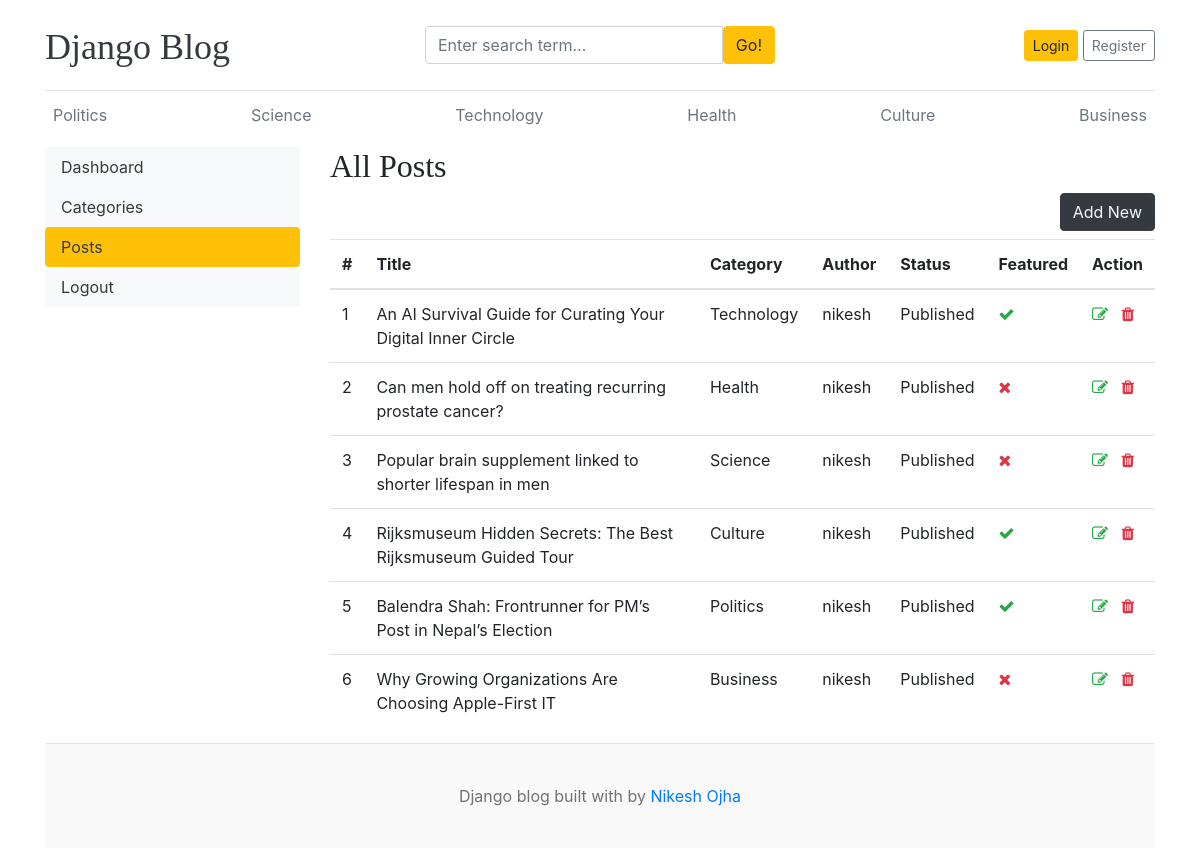
The app's page /dashboard/posts/ with its own data.
### blogsapp/models.py (models this page shows, shortened)
class Category(models.Model):
    category_name = models.CharField(max_length=100, unique=True)
    created_at = models.DateTimeField(auto_now_add=True)
    updated_at = models.DateTimeField(auto_now=True)
    class Meta:
        verbose_name_plural = "categories"
    def __str__(self):
     return self.category_name

class Blog(models.Model):
        title = models.CharField(max_length=200)
        slug = models.SlugField(max_length=200, unique=True)
        category = models.ForeignKey(Category, on_delete=models.CASCADE)
        author = models.ForeignKey(User, on_delete=models.CASCADE)
        featured_image = models.ImageField(upload_to='uploads%Y/%m/%d/')
        short_description = models.TextField(max_length=500)
        blog_body = models.TextField(max_length=5000)
        status = models.CharField(max_length=20, choices=STATUS_CHOICES, default="Draft")
        is_featured = models.BooleanField(default=False)
        created_at = models.DateTimeField(auto_now_add=True)
        updated_at = models.DateTimeField(auto_now=True)

### dashboards/views.py (the view)
# urls.py: path('posts/', views.posts, name='posts'),
def posts(request):
    posts = Blog.objects.all()
    context = {
        'posts': posts,
    }
    return render(request, 'dashboard/posts.html', context)

### blogsapp/context_processor.py (called while the page is built)
def get_categories(request):
    categories = Category.objects.all()
    return dict(categories=categories)

def get_social_links(request):
    social_links = SocialLink.objects.all()
    return dict(social_links=social_links)

### templates/dashboard/posts.html (shortened to what this page needs)
{% extends 'base.html' %}
{% block content %}
<div class="row">
    {% include 'dashboard/sidebar.html' %}
    <div class="col-md-9">
        <h2>All Posts</h2>
        <a href="{% url 'add_post' %}" class="btn btn-dark text-light float-right mb-2">Add New</a>
        <table class="table table-hover">
            <thead>
              <tr>
                <th>#</th>
                <th>Title</th>
                <th>Category</th>
                <th>Author</th>
                <th>Status</th>
                <th>Featured</th>
                <th>Action</th>
              </tr>
            </thead>
            <tbody>
            {% for post in posts %}
              <tr>
                <td>{{ forloop.counter }}</td>
                <td>{{ post.title }}</td>
                <td>{{ post.category }}</td>
                <td>{{ post.author }}</td>
                <td>{{ post.status }}</td>
                <td>{% if post.is_featured %}<i class="fa fa-check text-success"></i>{% else %}<i class="fa fa-times text-danger"></i>{% endif %}</td>
                <td>
                    <a href="{% url 'edit_post' post.id %}"><i class="fa fa-edit text-success"></i></a>
                    <a href="{% url 'delete_post' post.id %}"><i class="fa fa-trash text-danger"></i></a>
                </td>
              </tr>
            {% endfor %}
            </tbody>
          </table>
    </div>
</div>
{% endblock %}

### templates/base.html (shortened to what this page needs)
{% load static %}
<!DOCTYPE html>
<html lang="en">
<head>
    <link href="https://getbootstrap.com/docs/4.0/dist/css/bootstrap.min.css" rel="stylesheet">
    <link href="{% static 'css/blog.css' %}" rel="stylesheet">
    <link rel="stylesheet" href="https://cdnjs.cloudflare.com/ajax/libs/font-awesome/4.7.0/css/font-awesome.min.css">
  </head>
<body>
    <div class="container">
      <header class="blog-header py-3">
        <div class="row flex-nowrap justify-content-between align-items-center">
          <div class="col-4 pt-1">
            <a class="blog-header-logo text-dark" href="/">Django Blog</a>
          </div>
          <div class="col-4">
            <form action="{% url 'search' %}" method="GET">
                 <div class="input-group">
                        <input class="form-control" type="text" name="keyword" value="{{ keyword }}" placeholder="Enter search term..." aria-label="Enter search term..." aria-describedby="button-search" />
                        <button type="submit" class="btn btn-warning" id="button-search" type="button">Go!</button>
                    </div>
              </form>
            </div>
          <div class="col-4 d-flex justify-content-end align-items-center">
            {% if not user.is_authenticated  %}
            <a class="btn btn-sm btn-warning" href= {% url "login" %}>Login</a> &nbsp;
            <a class="btn btn-sm btn-outline-secondary" href="{% url 'register' %}">Register</a>
            {% else %}
          <span><a href="{% url 'dashboard' %}">Dashboard</a></span>
            &emsp;
          <span><a href="{% url 'logout'%}">Logout</a></span>
             {% endif %}
          </div>
        </div>
      </header>
      <div class="nav-scroller py-1 mb-2">
        <nav class="nav d-flex justify-content-between">
          {% for cat in categories %}
          <a class="p-2 text-muted" href="{% url 'posts_by_category' cat.id %}">{{ cat.category_name }}</a>
          {% endfor %}
        </nav>
      </div>
{% block content %}
{% endblock %}
<footer class="blog-footer">
  <p>Django blog built with by <a href="#">Nikesh Ojha</a></p>
</footer>
</body>
</html>

### blogproject/static/css/blog.css (style rules this page uses)
.blog-header { border-bottom: 1px solid #e5e5e5; }
.blog-header-logo { font-family: "Playfair Display", Georgia, "Times New Roman", serif; font-size: 2.25rem; }
h1, h2, h3, h4, h5, h6 { font-family: "Playfair Display", Georgia, "Times New Roman", serif; }
.blog-footer { padding: 2.5rem 0; color: #727272; text-align: center; background-color: #f9f9f9; border-top: .05rem solid #e5e5e5; }
.blog-footer p:last-child { margin-bottom: 0; }

### records on screen
Category: category_name "Politics"
Category: category_name "Science"
Category: category_name "Technology"
Category: category_name "Health"
Category: category_name "Culture"
Category: category_name "Business"
Blog: title "An AI Survival Guide for Curating Your Digital Inner Circle", category "Technology", author "nikesh", status "Published", is_featured True (drawn)
Blog: title "Can men hold off on treating recurring prostate cancer?", category "Health", author "nikesh", status "Published", is_featured False (drawn)
Blog: title "Popular brain supplement linked to shorter lifespan in men", category "Science", author "nikesh", status "Published", is_featured False (drawn)
Blog: title "Rijksmuseum Hidden Secrets: The Best Rijksmuseum Guided Tour", category "Culture", author "nikesh", status "Published", is_featured True (drawn)
Blog: title "Balendra Shah: Frontrunner for PM’s Post in Nepal’s Election", category "Politics", author "nikesh", status "Published", is_featured True (drawn)
Blog: title "Why Growing Organizations Are Choosing Apple-First IT", category "Business", author "nikesh", status "Published", is_featured False (drawn)
